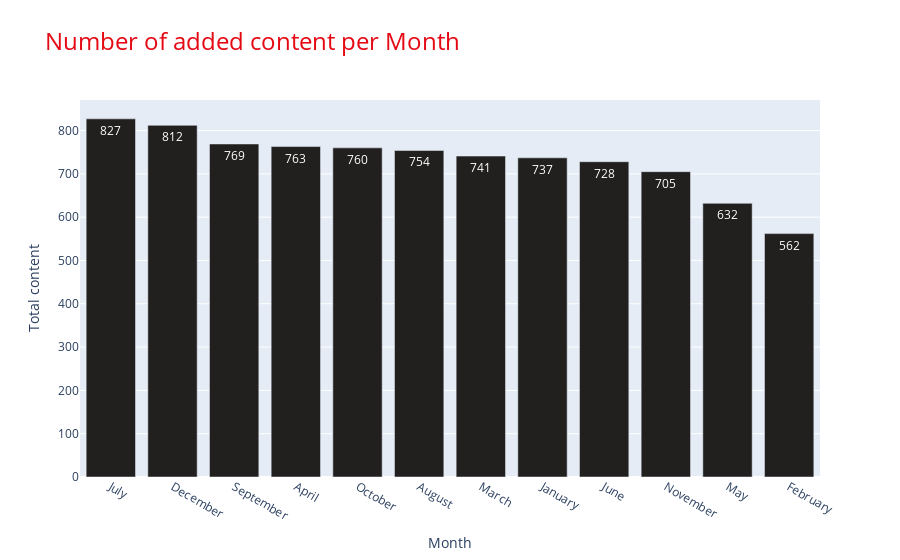

Notebook code cell kept with this figure:
### Code cell
fig = px.bar(
    data_frame=monthly_added_content,
    x="month_added",
    y="show_id",
    title="Number of added content per Month",
    text_auto=True,
    color_discrete_sequence=['#221F1F']
)


# Customizing labels
fig.update_layout(
    xaxis_title="Month",  # Update X-axis label
    yaxis_title="Total content",  # Update Y-axis label
    title_font=dict(size=24, color="#E50914")  
)

# Show the figure
fig.show()

### Figure 1 — Plotly figure (JSON) as saved in the notebook; plotly's stock layout.template omitted (floating-point values rounded to 4 significant figures)
{"data": [{"alignmentgroup": "True", "hovertemplate": "month_added=%{x}<br>show_id=%{y}<extra></extra>", "legendgroup": "", "marker": {"color": "#221F1F", "pattern": {"shape": ""}}, "name": "", "offsetgroup": "", "orientation": "v", "showlegend": false, "textposition": "auto", "texttemplate": "%{y}", "type": "bar", "x": ["July", "December", "September", "April", "October", "August", "March", "January", "June", "November", "May", "February"], "xaxis": "x", "y": [827, 812, 769, 763, 760, 754, 741, 737, 728, 705, 632, 562], "yaxis": "y"}], "layout": {"barmode": "relative", "legend": {"tracegroupgap": 0}, "title": {"font": {"color": "#E50914", "size": 24}, "text": "Number of added content per Month"}, "xaxis": {"anchor": "y", "domain": [0, 1], "title": {"text": "Month"}}, "yaxis": {"anchor": "x", "domain": [0, 1], "title": {"text": "Total content"}}}}
